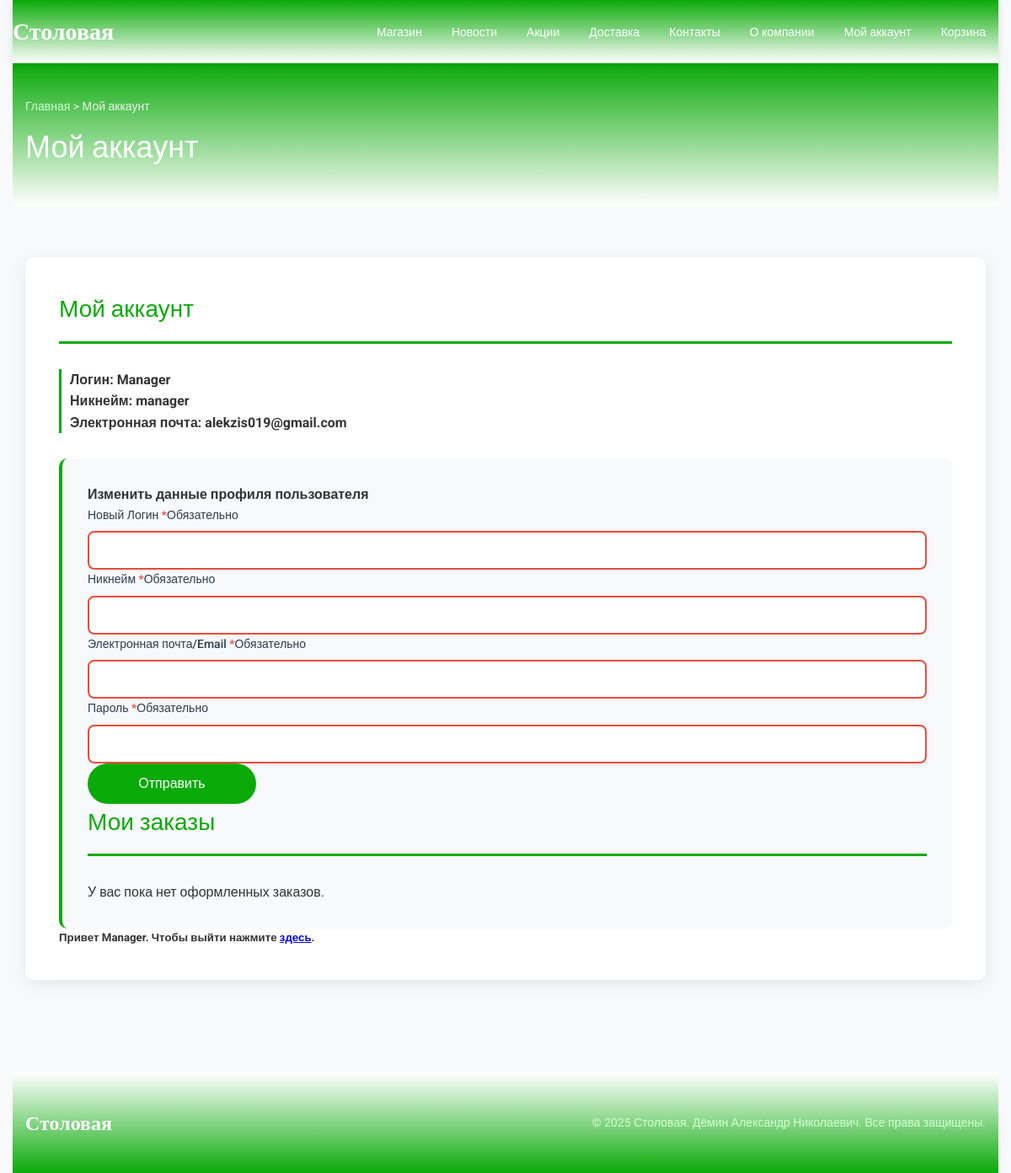
The app's page /my-account/index.php (signed in) with its own data.
### tables this page shows
CREATE TABLE `st_users` (
  `ID` bigint(20) UNSIGNED NOT NULL,
  `user_login` varchar(60) DEFAULT NULL,
  `user_pass` varchar(255) DEFAULT NULL,
  `user_nicename` varchar(50) DEFAULT NULL,
  `user_email` varchar(100) DEFAULT NULL,
  `user_url` varchar(100) DEFAULT NULL,
  `user_registered` datetime DEFAULT NULL,
  `user_activation_key` varchar(255) DEFAULT NULL,
  `user_status` int(11) DEFAULT NULL,
  `display_name` varchar(250) DEFAULT NULL
);

### my-account/index.php (the view, shortened to what this page needs)
<!DOCTYPE html>
<html lang="ru-RU">
<head>
   <link rel="stylesheet" href="/style.css">
   <link rel="stylesheet" href="/styleM.css">
   <link rel="stylesheet" href="/styleMM.css">
</head>
<body class="site-body">
   <div class="site-wrapper">
       <header class="site-header">
           <div class="header-container">
               <div class="site-logo">
                   <h3><a href="/">Столовая</a></h3>
               </div>
               <nav class="main-nav">
                   <ul>
                       <li><a href="/shop/">Магазин</a></li>
                       <li><a href="/новости-и-акции/">Новости</a></li>
                       <li><a href="/акции/">Акции</a></li>
                       <li><a href="/доставка/">Доставка</a></li>
                       <li><a href="/контакты/">Контакты</a></li>
                       <li><a href="/о-компании/">О компании</a></li>
                       <li><a href="/my-account/">Мой аккаунт</a></li>
                       <li><a href="/cart/">Корзина</a></li>
                   </ul>
               </nav>
           </div>
       </header>
       <div class="page-header">
           <div class="site-wrapper">
               <div class="breadcrumbs">
                   <a href="/">Главная</a> > Мой аккаунт
               </div>
               <h1 class="page-title">Мой аккаунт</h1>
           </div>
       </div>
       <main class="main-content">
           <div class="site-wrapper">
               <div class="content-section">
                   <h2 class="section-title">Мой аккаунт</h2>
                   <?php
                     if ($_COOKIE['user'] == ''):
                   ?>
                   <div class="u-columns col2-set" id="customer_login">
                   	<div class="u-column1 col-1">
                   		<h2>Вход</h2>
                   		<form class="order-form" action="validation-form/auth.php" method="post" novalidate>
                   			<p class="form-group">
                   				<label class="form-label" for="username">Имя пользователя или Email&nbsp;<span class="required" aria-hidden="true">*</span><span class="screen-reader-text">Обязательно</span></label>
                   				<input type="text" class="form-input input-text" name="username" id="username" autocomplete="username" value="" required aria-required="true">			</p>
                   			<p class="form-group">
                   				<label class="form-label" for="password">Пароль&nbsp;<span class="required" aria-hidden="true">*</span><span class="screen-reader-text">Обязательно</span></label>
                   				<input class="form-input input-text" type="password" name="password" id="password" autocomplete="current-password" required aria-required="true">
                   			</p>
                   			<p class="form-row">
                   				<button type="submit" class="btn-primary" name="login" value="Войти">Войти</button>
                   			</p>
                   		</form>
                   	</div>
                   	<div class="u-column2 col-2">
                   		<h2>Регистрация</h2>
                   		<form action="validation-form/check.php" method="post" class="order-form">
                   			<p class="form-group">
                   				<label class="form-label" for="username">Имя пользователя или Email&nbsp;<span class="required" aria-hidden="true">*</span><span class="screen-reader-text">Обязательно</span></label>
                   				<input type="text" class="form-input input-text" name="username" id="username" autocomplete="username" value="" required aria-required="true">			</p>
                   			<p class="form-group">
                   				<label class="form-label" for="password">Пароль&nbsp;<span class="required" aria-hidden="true">*</span><span class="screen-reader-text">Обязательно</span></label>
                   				<input class="form-input input-text" type="password" name="password" id="password" autocomplete="current-password" required aria-required="true">
                   			</p>
                   			<p class="form-row">
                          <button type="submit" class="btn-primary" >Регистрация</button>
                   			</p>
                   		</form>
                   	</div>
                   </div>
                       <?php else: ?>
                         <div class="delivery-info">
     											<?php
     												require 'configDB.php';
     												$query = $pdo->query('SELECT * FROM `st_users`');
     												while ($row = $query->fetch(PDO::FETCH_OBJ))
     												if ($row->user_login == $_COOKIE['user'])
     												{
     													echo '
     													<h4>Логин: '.$row->user_login.' </h4>
     													<h4>Никнейм: '.$row->user_nicename.' </h4>
     													<h4>Электронная почта: '.$row->user_email.' </h4>
     													';
     												}
     											?>
                         </div>
     										<form class="order-form" action="add.php" method="post" novalidate>
     											<h4>Изменить данные профиля пользователя</h4>
     											<p class="form-group">
     												<label class="form-label" for="username">Новый Логин&nbsp;<span class="required" aria-hidden="true">*</span><span class="screen-reader-text">Обязательно</span></label>
     												<input type="text" class="form-input input-text" name="username" id="username" autocomplete="username" value="" required aria-required="true">
     											</p>
     												<p class="form-group">
     													<label class="form-label" for="usernicename">Никнейм&nbsp;<span class="required" aria-hidden="true">*</span><span class="screen-reader-text">Обязательно</span></label>
     													<input type="text" class="form-input input-text" name="usernicename" id="usernicename" autocomplete="usernicename" value="" required aria-required="true">
     												</p>
     													<p class="form-group">
     														<label class="form-label" for="useremail">Электронная почта/Email&nbsp;<span class="required" aria-hidden="true">*</span><span class="screen-reader-text">Обязательно</span></label>
     														<input type="text" class="form-input input-text" name="useremail" id="useremail" autocomplete="useremail" value="" required aria-required="true">
     													</p>
     											<p class="form-group">
     												<label class="form-label" for="password">Пароль&nbsp;<span class="required" aria-hidden="true">*</span><span class="screen-reader-text">&#1054;&#1073;&#1103;&#1079;&#1072;&#1090;&#1077;&#1083;&#1100;&#1085;&#1086;</span></label>
     												<input class="form-input input-text" type="password" name="password" id="password" autocomplete="current-password" required aria-required="true">
     											</p>
     											<p class="form-row">
     												<button type="submit" class="btn-primary" name="login" value="Отправить">Отправить</button>
     											</p>
                          <h2 class="section-title">Мои заказы</h2>
                     <?php
                       require 'configDB.php';
                       $user_email = '';
                       $user_query = $pdo->query('SELECT * FROM `st_users` WHERE user_login = "'.$_COOKIE['user'].'"');
                       while ($user_row = $user_query->fetch(PDO::FETCH_OBJ)) {
                         $user_email = $user_row->user_email;
                       }
                       $orders_query = $pdo->query('SELECT * FROM `st_order_addresses` WHERE email = "'.$user_email.'"');
                       $user_orders = $orders_query->fetchAll(PDO::FETCH_OBJ);
                       if (count($user_orders) > 0):
                     ?>
                       <style>
                         .user-orders-table {
                           width: 100%;
                           border-collapse: collapse;
                           margin: 20px 0;
                         }
                         .user-orders-table th,
                         .user-orders-table td {
                           padding: 12px 15px;
                           text-align: left;
                           border-bottom: 1px solid #e1e1e1;
                         }
                         .user-orders-table th {
                           background-color: #f8f9fa;
                           font-weight: 600;
                           color: #333;
                         }
                         .user-orders-table tr:hover {
                           background-color: #f8f9fa;
                         }
                         .no-orders {
                           text-align: center;
                           padding: 40px;
                           color: #666;
                           font-style: italic;
                         }
                       </style>
                       <div class="table-container">
                         <table class="user-orders-table">
                           <thead>
                             <tr>
                               <th>Номер заказа</th>
                               <th>Тип адреса</th>
                               <th>Имя</th>
                               <th>Фамилия</th>
                               <th>Адрес</th>
                               <th>Город</th>
                               <th>Индекс</th>
                               <th>Телефон</th>
                             </tr>
                           </thead>
                           <tbody>
                             <?php foreach ($user_orders as $order): ?>
                             <tr>
                               <td><strong><?= htmlspecialchars($order->order_id) ?></strong></td>
                               <td><?= htmlspecialchars($order->address_type) ?></td>
                               <td><?= htmlspecialchars($order->first_name) ?></td>
                               <td><?= htmlspecialchars($order->last_name) ?></td>
                               <td>
                                 <?= htmlspecialchars($order->address_1) ?>
                                 <?= $order->address_2 ? '<br><small>' . htmlspecialchars($order->address_2) . '</small>' : '' ?>
                               </td>
                               <td><?= htmlspecialchars($order->city) ?></td>
                               <td><?= htmlspecialchars($order->postcode) ?></td>
                               <td><?= htmlspecialchars($order->phone) ?></td>
                             </tr>
                             <?php endforeach; ?>
                           </tbody>
                         </table>
                       </div>
                     <?php else: ?>
                       <div class="no-orders">
                         <p>У вас пока нет оформленных заказов.</p>
                       </div>
                     <?php endif; ?>
     										</form>
                        <h5>Привет <?=$_COOKIE['user']?>. Чтобы выйти нажмите <a
     											href="/exit.php">здесь</a>. </h5>
                         <?php endif; ?>
               </div>
           </div>
       </main>
       <footer class="site-footer">
           <div class="site-wrapper">
               <div class="footer-content">
                   <div class="site-logo">
                       <h3><a href="/">Столовая</a></h3>
                   </div>
                   <p class="footer-text">© 2025 Столовая. Дёмин Александр Николаевич. Все права защищены.</p>
               </div>
           </div>
       </footer>
   </div>
</body>
</html>

### style.css (style rules this page uses)
* { margin: 0; padding: 0; box-sizing: border-box; }
body { font-family: 'Roboto', 'Arial', sans-serif; line-height: 1.6; color: #333; background: #f8f9fa; }
.site-wrapper { max-width: 1200px; margin: 0 auto; padding: 0 15px; }
.site-header { background: linear-gradient(180deg, #0aaa09 0%, #ffffff 100%); padding: 15px 0; position: sticky; top: 0; z-index: 1000; box-shadow: 0 2px 10px rgba(0,0,0,0.1); }
.header-container { display: flex; justify-content: space-between; align-items: center; }
.site-logo a { color: white; text-decoration: none; font-size: 28px; font-weight: bold; font-family: 'Roboto Slab', serif; }
.main-nav ul { display: flex; list-style: none; margin: 0; padding: 0; gap: 5px; }
.main-nav a { color: white; text-decoration: none; padding: 10px 15px; border-radius: 5px; transition: all 0.3s ease; font-size: 14px; font-weight: 500; }
.page-header { background: linear-gradient(180deg, #0aaa09 0%, #ffffff 100%); padding: 40px 0; margin-bottom: 30px; color: white; }
.page-title { font-size: 36px; color: white; margin: 10px 0 0 0; font-weight: 300; }
.breadcrumbs { color: #ecf0f1; font-size: 14px; margin-bottom: 10px; }
.breadcrumbs a { color: #d1ffd0; text-decoration: none; }
.main-content { padding: 30px 0; min-height: 60vh; }
.content-section { background: white; padding: 40px; border-radius: 10px; box-shadow: 0 5px 20px rgba(0, 0, 0, 0.08); margin-bottom: 30px; }
.section-title { color: #2c3e50; font-size: 28px; margin-bottom: 30px; padding-bottom: 15px; border-bottom: 3px solid #0aaa09; font-weight: 400; }
.delivery-info { margin-bottom: 25px; padding-left: 10px; border-left: 3px solid #0aaa09; }
.site-footer { background: linear-gradient(0deg, #0aaa09 0%, #ffffff 100%); color: white; padding: 40px 0; margin-top: 50px; }
.footer-content { display: flex; justify-content: space-between; align-items: center; }
.footer-text { margin: 0; color: #d1ffd0; font-size: 14px; }
.site-footer .site-logo a { font-size: 24px; }
.section-title { color: #0aaa09; }

### styleMM.css (style rules this page uses)
.order-form { background: #f8f9fa; padding: 30px; border-radius: 10px; margin-top: 30px; border-left: 4px solid #0aaa09; }
.form-group { display: flex; flex-direction: column; }
.form-label { font-weight: 500; color: #2c3e50; margin-bottom: 8px; font-size: 14px; }
.form-label .required { color: #e74c3c; }
.form-input { padding: 12px 15px; border: 2px solid #e0e0e0; border-radius: 8px; font-size: 16px; transition: all 0.3s ease; background: white; }
.btn-primary { background: #0aaa09; color: white; border: none; padding: 15px 30px; border-radius: 25px; font-size: 16px; font-weight: 500; cursor: pointer; transition: all 0.3s ease; min-width: 200px; }
.btn-primary { background: #0aaa09; color: white; padding: 15px 30px; border-radius: 25px; text-decoration: none; font-weight: 500; display: inline-block; transition: all 0.3s ease; }

### records on screen
st_users: user_login "Manager", user_nicename "manager", user_email "alekzis019@gmail.com"

### other values on screen
$_COOKIE['user'] "Manager"
